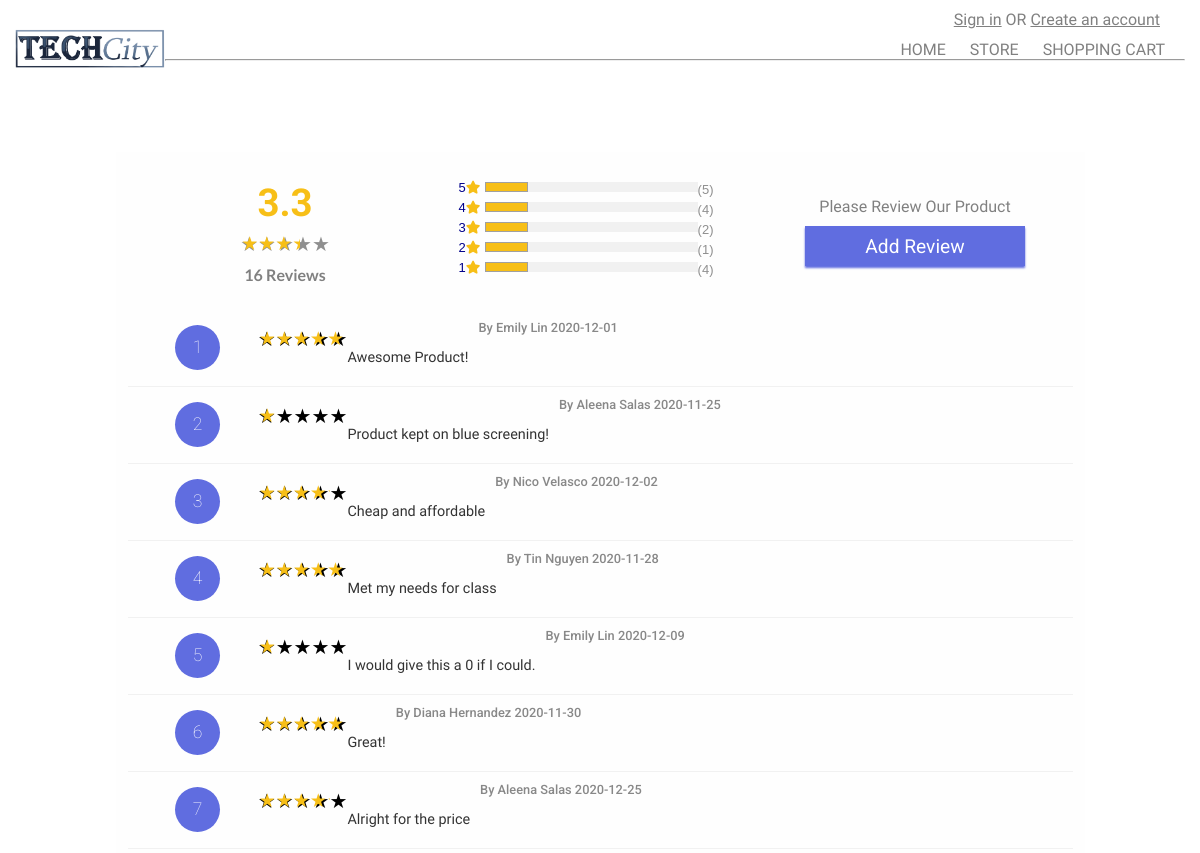
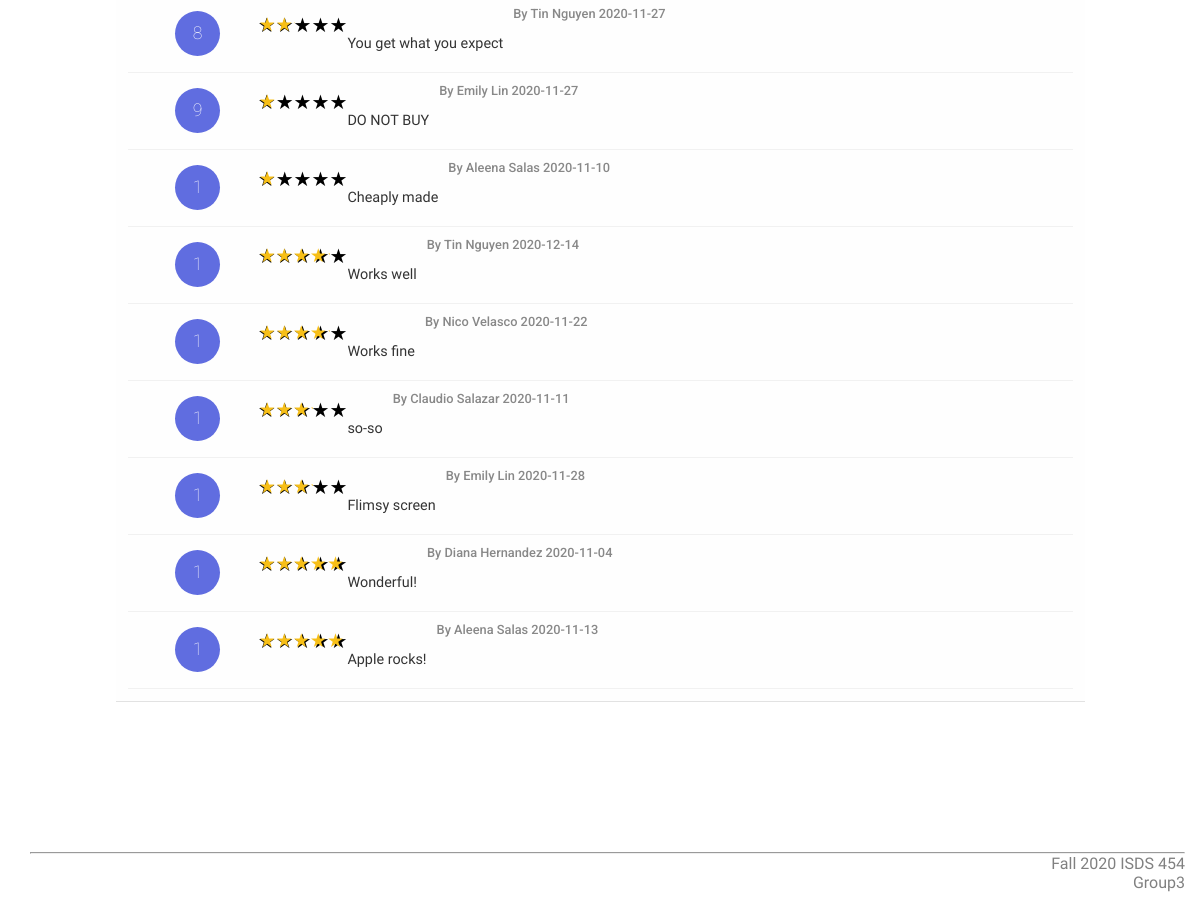
/review.php, run on the app's committed database (2 pictures, top to bottom).
### tables this page shows
CREATE TABLE `reviews` (
  `ReviewID` int(11) NOT NULL,
  `Customer_ID` int(11) NOT NULL,
  `ProductID` int(11) NOT NULL,
  `ReviewDate` date NOT NULL,
  `ReviewTime` time NOT NULL,
  `ReviewContent` varchar(100) DEFAULT NULL,
  `ReviewRating` longtext DEFAULT NULL
);

CREATE TABLE `customer` (
  `customer_ID` int(11) NOT NULL,
  `user_name` varchar(20) NOT NULL,
  `password` varchar(30) NOT NULL,
  `first_name` varchar(30) NOT NULL,
  `last_name` varchar(30) NOT NULL,
  `email_address` varchar(30) NOT NULL,
  `Phone` varchar(20) NOT NULL,
  `Address` varchar(30) NOT NULL,
  `City` varchar(30) NOT NULL,
  `State` varchar(30) NOT NULL,
  `postal_code` varchar(10) NOT NULL
);

### review.php (the view, shortened to what this page needs)
<?php
include('include/header.php');
?>
   <?php
    require "include/db_conn.php";
        $sql = $conn->query("SELECT customer_ID FROM reviews");
        $numR = $sql->num_rows;
        $sql = $conn->query("SELECT SUM(ReviewRating) AS total FROM reviews");
        $data = $sql->fetch_array();
        $total = $data["total"];
        $avg = "";
        if($numR !=0){
            if(is_nan(round(($total / $numR), 1))){
                $avg = 0;
            }
            else{
                $avg = round( ($total / $numR),1);
            }
        }
            else{
                $avg = 0;
            }
?>
<!DOCTYPE html>
<html lang="en">
    <div class="container">
        <div class= "rating-review">
        <div class = "tri table-flex">
            <table>
            <tbody>
                <tr>
                <td>
                    <div class="rnb rv1">
                    <h3><?php echo $avg; ?></h3>
                    </div>
                    <div class="pdt-rate">
                    <div class="pro-rating">
                        <div class="clearfix rating marts">
                            <div class="rating-stars">
                            <div class="grey-stars"></div>
                            <div class="filled-stars" style="width:<?php echo $avg * 20; ?>%"></div>
                            </div>
                        </div>
                        </div>
                    </div>
                    <div class="rnrn">
                    <p class="rars"><?php if($numR == 0){echo "NO";}else{echo $numR;} ?> Reviews</p>
                    </div>
                    </td>
                <td>
                    <div class="rpb">
                    <?php
                    foreach(array_reverse(range(1,5), TRUE) as $key => $value)
                    {
                    $sql = $conn->query("SELECT Count(*) AS number FROM reviews WHERE ReviewRating = $value");
                    $data = $sql->fetch_array();
                    $numReview = $data["number"];
                        ?>
                        <div class="rnpb">
                     <label><?=$value?><i class="fa fa-star"></i></label>
                        <div class="ropb">
                            <div class="ripb" style="width: 20%"></div>
                        </div>
                        <div class="label">(<?=$numReview;?>)</$value?></div>
                        </div>
                            <?php
                    }
                        ?>
                    </div>
                    </td>
                <td>
                    <div class="rrb">
                    <p>Please Review Our Product</p>
                        <button class="rbtn opmd"> Add Review</button>
                    </div>
                    </td>
                </tr>
                </tbody>
            </table>
        <?php
            $sqlreview = "SELECT * from reviews";
            $result = mysqli_query($conn, $sqlreview);
            $resultCheck = mysqli_num_rows($result);
            if($resultCheck >0)
            {
            while($row = mysqli_fetch_assoc($result)){
                $custID = $row['Customer_ID'];
                $findinfo = mysqli_query($conn, "SELECT * FROM Customer WHERE customer_ID = $custID");
                $resultrow = mysqli_fetch_assoc($findinfo);
                $fname = $resultrow['first_name'];
                $lname = $resultrow['last_name'];
                ?>
                <div class="uscm-secs">
        <div class="us-ing">
            <p><?= substr($row['ReviewID'],0,1) ;?></p>
            </div>
            <div class="uscms">
            <div class="us-rate">
                <div class="pdt-rate">
            <div class="pro-rating">
                <div class="clearfix rating marts">
                    <div class="rating-stars">
                    <div class= "grey-stars"></div>
                    <div class="filled-stars" style="width:<?= $row['ReviewRating']*20; ?>%"></div>
                    </div></div>
                </div>
            </div>
                    </div>
                    <div class="us-cmt">
                    <br>
                    <p><?= $row['ReviewContent']; ?></p>
                    </div>
                    <div class="reviewinfo">
                    <p>By <?= $fname, " " , $lname, " " ?><?= $row['ReviewDate']; ?></p>
                    </div>
                    </div>
                </div>
                            <?php
                        }
                        }
                    ?>
            </div>
        </div>
        </div>
    </body>
    <html></html>
<?php
        include('include/footer.php');
?>

### include/style.css (style rules this page uses)
* { margin:0; padding: 0; box-sizing:border-box; }
body { font-family: 'Cairo', sans-serif; min-height: 200px; margin-bottom: 200px; clear: both; }
p { color:#808080; }
label { color:#00008B; }
.container { max-width:2000px; margin:auto; padding-left:15px; padding-right:15px; }

### include/reviewstyle.css (style rules this page uses)
:root { --primary-color: #f7bf17; --linear: #ef5358; --white: #fff; --r-color: #db3031; --light-b: #606de0; }
.rating-review { height: 100%; width: 85%; margin: 80px auto; background-color: #fefefe; }
.rating-review table { width: 100%; margin: 0; font-family: "robot", sans-serif; border-collapse: collapse; border-spacing: 0; color: #8f8f8f; margin-bottom: .625rem; }
.rating-review table, .rating-review td { font-size: .8125rem; text-align: center; }
.rating-review td { padding: 1rem; width: 33.3%; }
.tri { border-bottom: 1px solid #e2e2e2; padding: 12px; }
.rnb h3 { color: var(--primary-color); font-size: 2.4rem; font-family: "roboto", sans-serif; }
.rnrn { width: 100%; font-family: "lato"; font-weight: 700; font-size: 1rem; }
.rpb { width: 100%; display: flex; flex-direction: column; align-items: center; }
.rnpb { display: flex; width: 100%; }
.rnpb label:first-child { margin-right: 5px; margin-top: -2px; }
.rnpb label i { color: var(--primary-color); }
.ropb { height: 10px; width: 75%; background-color: #f1f1f1; position: relative; margin-bottom: 10px; }
.ripb { height: 100%; background-color: var(--primary-color); border: 1px solid #a0a0a0; }
.rrb p { font-size: 1rem; font-weight: 500; font-family: "raleway"; margin-bottom: 10px; }
.rrb button { width: 220px; height: 40px; background-color: var(--light-b); color: var(--white); border: 0; outline: none; font-size: 1.2rem; font-family: "roboto",sans-serif; box-shadow: 0px 2px 2px var(--light-b); cursor: pointer; }
.tri .pdt-rate { height: 40px; display: flex; justify-content: center; align-items: center; flex-direction: column; }
.rating-stars { position: relative; vertical-align: baseline; color: b9b9b9; line-height: 10px; float: left; }
.grey-stars { height: 100%; }
.filled-stars { position: absolute; left: 1px; top: 2px; height: 100%; overflow: hidden; color: var(--primary-color); }
.filled-stars::before, .grey-stars::before { content: "\2605 \2605 \2605 \2605 \2605"; font-size: 19px; line-height: 18px; letter-spacing: 0; }
.tri filled-stars::before, .tri .grey-stars::before { font-size: 20px; line-height: 23px; }
.uscm-secs { padding: 10px; display: flex; width: 100%; height: 100%; border-bottom: 1px solid #f1f1f1; }
.us-ing { width: 13%; display: flex; justify-content: center; align-items: center; }
.us-ing p { background-color: var(--light-b); width: 45px; height: 45px; border-radius: 50%; text-align: center; line-height: 45px; color: var(--white); font-size: 1.1rem; font-family: "roboto", sans-serif; font-weight: 100; }
.uscms { display: flex; flex direction: column; width: 87%; }
.us-cmt p { font-size: .9rem; padding: 10px 10px 10px 0; color: #333; font-weight: 500; font-family: raleway; }
.reviewinfo p { font-size: .8rem; font-weight: 500; color: #888; font-family: "roboto", sans-serif; }

### data on the page
reviews: ReviewID "1", ReviewContent "Awesome Product!", Customer_ID.first_name "Emily", Customer_ID.last_name "Lin", ReviewDate "2020-12-01"
reviews: ReviewID "2", ReviewContent "Product kept on blue screening!", Customer_ID.first_name "Aleena", Customer_ID.last_name "Salas", ReviewDate "2020-11-25"
reviews: ReviewID "3", ReviewContent "Cheap and affordable", Customer_ID.first_name "Nico", Customer_ID.last_name "Velasco", ReviewDate "2020-12-02"
reviews: ReviewID "4", ReviewContent "Met my needs for class", Customer_ID.first_name "Tin", Customer_ID.last_name "Nguyen", ReviewDate "2020-11-28"
reviews: ReviewID "5", ReviewContent "I would give this a 0 if I could.", Customer_ID.first_name "Emily", Customer_ID.last_name "Lin", ReviewDate "2020-12-09"
reviews: ReviewID "6", ReviewContent "Great!", Customer_ID.first_name "Diana", Customer_ID.last_name "Hernandez", ReviewDate "2020-11-30"
reviews: ReviewID "7", ReviewContent "Alright for the price", Customer_ID.first_name "Aleena", Customer_ID.last_name "Salas", ReviewDate "2020-12-25"
reviews: ReviewID "8", ReviewContent "You get what you expect", Customer_ID.first_name "Tin", Customer_ID.last_name "Nguyen", ReviewDate "2020-11-27"
reviews: ReviewID "9", ReviewContent "DO NOT BUY", Customer_ID.first_name "Emily", Customer_ID.last_name "Lin", ReviewDate "2020-11-27"
reviews: ReviewID "1", ReviewContent "Cheaply made", Customer_ID.first_name "Aleena", Customer_ID.last_name "Salas", ReviewDate "2020-11-10"
reviews: ReviewID "1", ReviewContent "Works well", Customer_ID.first_name "Tin", Customer_ID.last_name "Nguyen", ReviewDate "2020-12-14"
reviews: ReviewID "1", ReviewContent "Works fine", Customer_ID.first_name "Nico", Customer_ID.last_name "Velasco", ReviewDate "2020-11-22"
reviews: ReviewID "1", ReviewContent "so-so", Customer_ID.first_name "Claudio", Customer_ID.last_name "Salazar", ReviewDate "2020-11-11"
reviews: ReviewID "1", ReviewContent "Flimsy screen", Customer_ID.first_name "Emily", Customer_ID.last_name "Lin", ReviewDate "2020-11-28"
reviews: ReviewID "1", ReviewContent "Wonderful!", Customer_ID.first_name "Diana", Customer_ID.last_name "Hernandez", ReviewDate "2020-11-04"
reviews: ReviewID "1", ReviewContent "Apple rocks!", Customer_ID.first_name "Aleena", Customer_ID.last_name "Salas", ReviewDate "2020-11-13"

### other printed values
$avg "3.3"
$numR "16"
$value "5"
$numReview "5"
$value "4"
$numReview "4"
$value "3"
$numReview "2"
$value "2"
$numReview "1"
$value "1"
